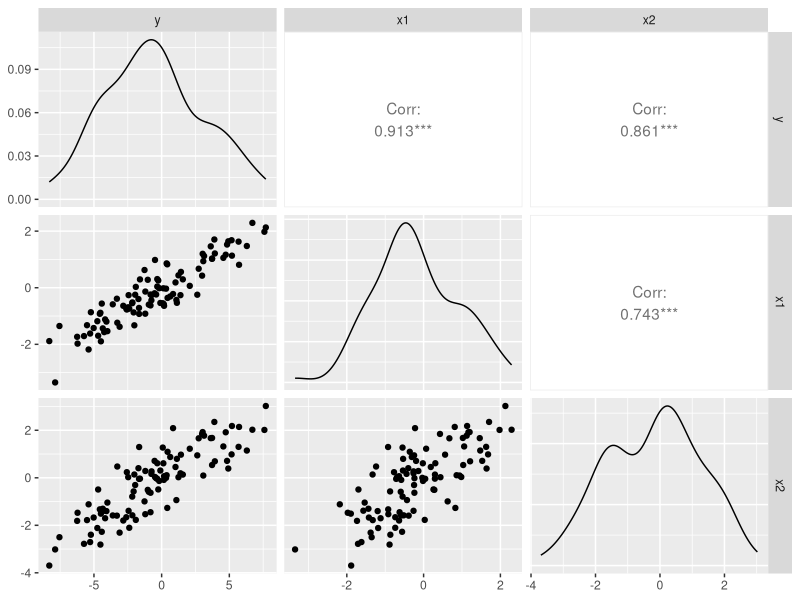

The R script that drew this image:
## ---- chunk 1
library(GGally)
## ---- chunk 2
x1 <- rnorm(100)
x2 <- rnorm(100)+x1
y <- x1*2+x2+rnorm(100)

ggpairs(data.frame(y,x1,x2))
## ---- chunk 3
# R^2 reported by summary.lm():
summary(lmfit <- lm(y~x1+x2))

# Correlation between the response and the fitted values:
cor(predict(lmfit), y)
cor(predict(lmfit), y)^2

# From the correlation matrix:
1-1/solve(cor(cbind(y,x1,x2)))[1,1]
